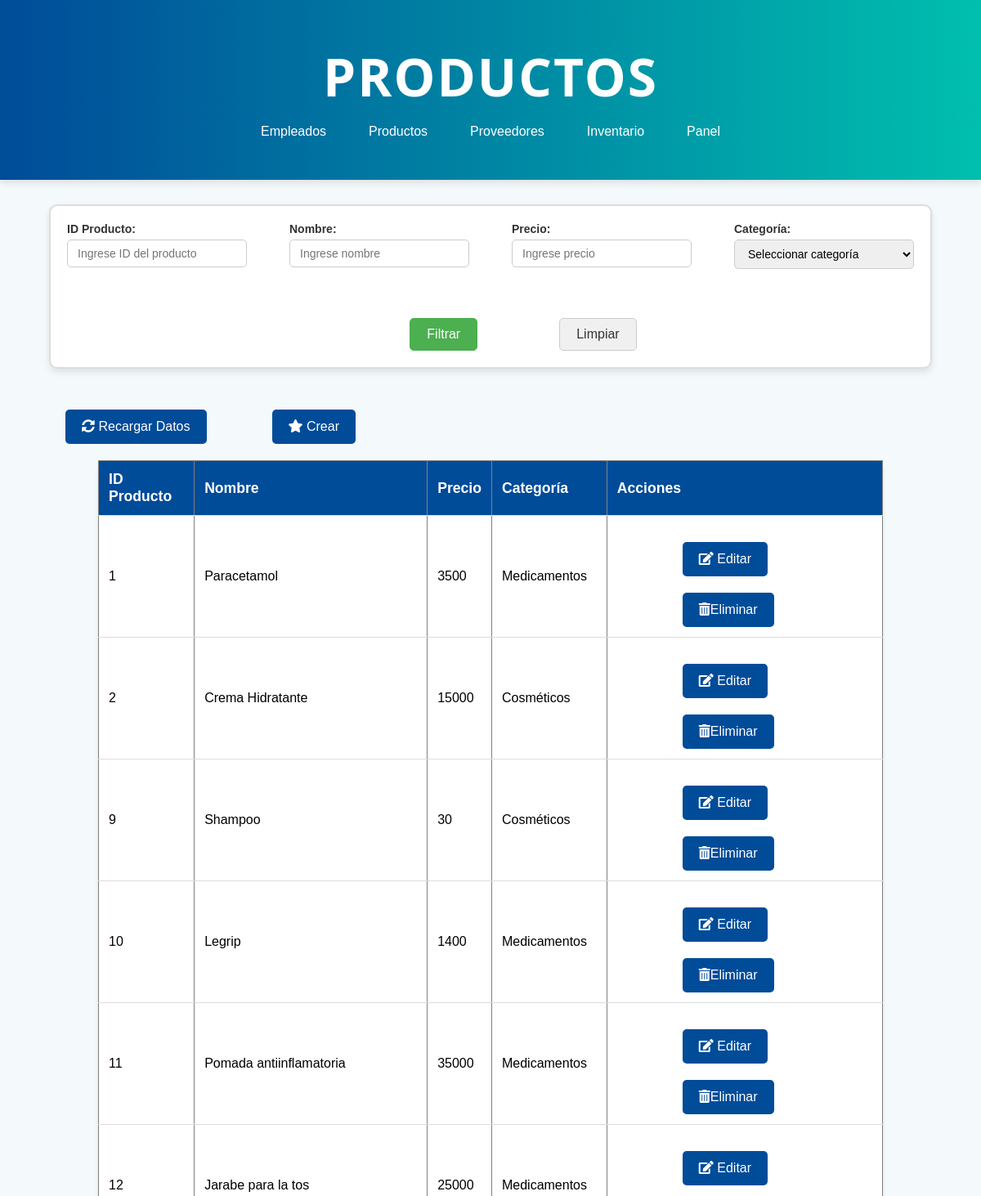
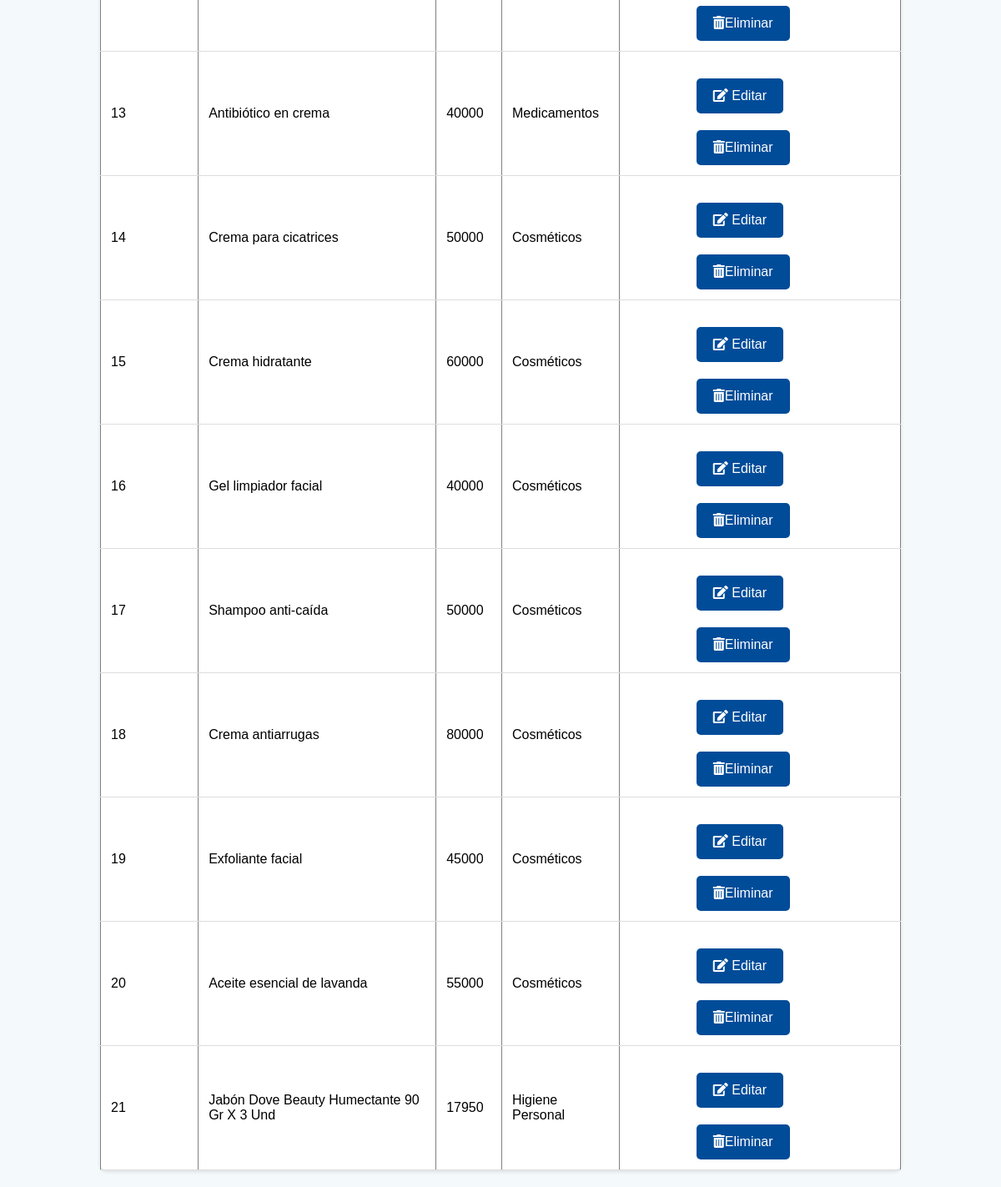
/producto.php, run on the app's committed database (2 pictures, top to bottom).
### tables this page shows
CREATE TABLE `producto` (
  `idProducto` int(11) NOT NULL,
  `nombre` varchar(255) NOT NULL,
  `precio` double NOT NULL,
  `categoriaProducto` int(11) NOT NULL,
  `eliminado` int(11) NOT NULL DEFAULT 0,
  `imagen` text NOT NULL
);

CREATE TABLE `categoriaproducto` (
  `idCategoria` int(11) NOT NULL,
  `nombre` varchar(100) NOT NULL,
  `estado` enum('ACTIVO','INACTIVO') DEFAULT 'ACTIVO',
  `descripcion` text DEFAULT NULL
);

### producto.php (the view, shortened to what this page needs)
<!DOCTYPE html>
<html lang="es">
<head>
    <link rel="stylesheet" href="css/stylesListas.css">
    <link rel="stylesheet" href="https://cdnjs.cloudflare.com/ajax/libs/font-awesome/5.15.3/css/all.min.css">
</head>
<body>
    <header class="header">
        <h1>Productos</h1>
        <nav>
            <ul>
                <li><a href="empleado.php">Empleados</a></li>
                <li><a href="producto.php">Productos</a></li>
                <li><a href="proveedor.php">Proveedores</a></li>
                <li><a href="inventario.php">Inventario</a></li>
                <li><a href="administrador.php">Panel</a></li>
            </ul>
        </nav>
    </header>
 <form method="GET" action="" id="filterForm">
        <div class="contenedor-filtros">
            <div class="formulario-filtros">
                <div class="filtro">
                    <label for="idProducto">ID Producto:</label>
                    <input type="text" name="idProducto" id="idProducto" placeholder="Ingrese ID del producto" value="<?= isset($_GET['idProducto']) ? htmlspecialchars($_GET['idProducto']) : '' ?>">
                </div>
                <div class="filtro">
                    <label for="nombre">Nombre:</label>
                    <input type="text" name="nombre" id="nombre" placeholder="Ingrese nombre" value="<?= isset($_GET['nombre']) ? htmlspecialchars($_GET['nombre']) : '' ?>">
                </div>
                <div class="filtro">
                    <label for="precio">Precio:</label>
                    <input type="number" name="precio" id="precio" placeholder="Ingrese precio" value="<?= isset($_GET['precio']) ? htmlspecialchars($_GET['precio']) : '' ?>" min="0" step="any">
                </div>
                <div class="filtro">
                    <label for="categoria">Categoría:</label>
                    <select name="categoria" id="categoria">
                        <option value="">Seleccionar categoría</option>
                    </select>
                </div>
            </div>
            <div class="botones">
                <button type="submit">Filtrar</button>
                <button type="reset" onclick="resetFilters()">Limpiar</button>
            </div>
        </div>
    </form>
    <button onclick="recargarDatos()">
    <i class="fas fa-sync-alt"></i> Recargar Datos
    <button class='crear' onclick="window.location.href='crearProductos.php'">
    <i class='fas fa-star'></i> Crear
</button>
    <table border="1">
        <thead>
            <tr>
                <th>ID Producto</th>
                <th>Nombre</th>
                <th>Precio</th>
                <th>Categoría</th>
                <th>Acciones</th>
            </tr>
        </thead>
        <tbody id="datosProducto">
            <?php
            $conn = new mysqli('localhost', 'root', '', 'drogueriasconfe');
            $sql = "SELECT p.idProducto, p.nombre, p.precio, c.nombre AS categoria
                    FROM producto p
                    JOIN categoriaProducto c ON p.categoriaProducto = c.idCategoria
                    WHERE p.eliminado = 0";
            $resultado = $conn->query($sql);
            if ($resultado->num_rows > 0) {
                while ($row = $resultado->fetch_assoc()) {
                    echo "<tr id='producto-" . $row["idProducto"] . "'>";
                    echo "<td>" . $row["idProducto"] . "</td>";
                    echo "<td>" . $row["nombre"] . "</td>";
                    echo "<td>" . $row["precio"] . "</td>";
                    echo "<td>" . $row["categoria"] . "</td>";
                    echo "<td>
                            <button onclick='editarProducto(" . $row["idProducto"] . ")'> <i class='fas fa-edit'></i> Editar</button>
                            <button onclick='eliminarProducto(" . $row["idProducto"] . ")'> <i class='fas fa-trash-alt'></i>Eliminar</button>
                          </td>";
                    echo "</tr>";
                }
            } else {
                echo "<tr><td colspan='5'>No se encontraron productos</td></tr>";
            }
            ?>
        </tbody>
    </table>
</body>
</html>

### css/stylesListas.css (style rules this page uses)
* { box-sizing: border-box; margin: 0; padding: 0; }
body { font-family: Arial, sans-serif; background-color: #f4f9fb; }
header { background: linear-gradient(to right, #004c99, #00bfae); color: white; text-align: center; padding: 50px 20px; box-shadow: 0 4px 8px rgba(0, 0, 0, 0.1); }
header h1 { font-size: 4em; font-family: 'Segoe UI', Tahoma, Geneva, Verdana, sans-serif; font-weight: 700; margin-bottom: 15px; letter-spacing: 2px; text-transform: uppercase; }
nav ul { display: flex; justify-content: center; list-style: none; }
nav ul li { margin: 0 10px; }
nav ul li a { color: #fff; text-decoration: none; padding: 0.5rem 1rem; border-radius: 5px; transition: background-color 0.3s ease; }
table { width: 80%; margin: 20px auto; border-collapse: collapse; background-color: white; box-shadow: 0 2px 4px rgba(0, 0, 0, 0.1); border-radius: 8px; }
th, td { padding: 12px; text-align: left; border-bottom: 1px solid #ddd; }
th { background-color: #004c99; color: white; font-size: 1.1em; }
button { background-color: #004c99; color: white; padding: 12px 20px; border: none; border-radius: 5px; font-size: 1em; cursor: pointer; transition: background-color 0.3s ease; margin-top: 20px; margin-left: 80px; }
.contenedor-filtros { width: 95%; display: flex; flex-direction: column; align-items: center; border: 2px solid #ddd; border-radius: 10px; padding: 20px; box-shadow: 0px 4px 8px rgba(0, 0, 0, 0.1); background-color: #fff; margin: 30px auto; }
.formulario-filtros { display: flex; flex-wrap: wrap; justify-content: space-between; gap: 10px; margin-bottom: 20px; width: 100%; }
.filtro { display: flex; flex-direction: column; width: 220px; min-width: 220px; }
.filtro input { width: 100%; }
.filtro select { padding: 8px 12px; font-size: 14px; border: 1px solid #ccc; border-radius: 5px; width: 100%; box-sizing: border-box; transition: border-color 0.3s ease; }
.contenedor-filtros { width: 90%; display: flex; flex-direction: column; align-items: center; border: 2px solid #ddd; border-radius: 10px; padding: 20px; box-shadow: 0px 4px 8px rgba(0, 0, 0, 0.1); background-color: #fff; margin: 30px auto; }
.botones { margin-top: 20px; display: flex; justify-content: center; gap: 20px; }
.botones button[type="submit"] { background-color: #4CAF50; color: white; padding: 10px 20px; border: 1px solid #4CAF50; border-radius: 5px; font-size: 16px; cursor: pointer; transition: background-color 0.3s ease; }
.botones button[type="reset"] { background-color: #f0f0f0; color: #333; padding: 10px 20px; border: 1px solid #ccc; border-radius: 5px; font-size: 16px; cursor: pointer; transition: background-color 0.3s ease; }
.filtro label { font-size: 14px; font-weight: bold; color: #333; margin-bottom: 5px; display: block; }
.filtro input { padding: 8px 12px; font-size: 14px; border: 1px solid #ccc; border-radius: 5px; width: 100%; box-sizing: border-box; transition: border-color 0.3s ease; }

### data on the page
producto: idProducto "1", nombre "Paracetamol", precio "3500", categoriaProducto.nombre "Medicamentos"
producto: idProducto "2", nombre "Crema Hidratante", precio "15000", categoriaProducto.nombre "Cosméticos"
producto: idProducto "9", nombre "Shampoo", precio "30", categoriaProducto.nombre "Cosméticos"
producto: idProducto "10", nombre "Legrip", precio "1400", categoriaProducto.nombre "Medicamentos"
producto: idProducto "11", nombre "Pomada antiinflamatoria", precio "35000", categoriaProducto.nombre "Medicamentos"
producto: idProducto "12", nombre "Jarabe para la tos", precio "25000", categoriaProducto.nombre "Medicamentos"
producto: idProducto "13", nombre "Antibiótico en crema", precio "40000", categoriaProducto.nombre "Medicamentos"
producto: idProducto "14", nombre "Crema para cicatrices", precio "50000", categoriaProducto.nombre "Cosméticos"
producto: idProducto "15", nombre "Crema hidratante", precio "60000", categoriaProducto.nombre "Cosméticos"
producto: idProducto "16", nombre "Gel limpiador facial", precio "40000", categoriaProducto.nombre "Cosméticos"
producto: idProducto "17", nombre "Shampoo anti-caída", precio "50000", categoriaProducto.nombre "Cosméticos"
producto: idProducto "18", nombre "Crema antiarrugas", precio "80000", categoriaProducto.nombre "Cosméticos"
producto: idProducto "19", nombre "Exfoliante facial", precio "45000", categoriaProducto.nombre "Cosméticos"
producto: idProducto "20", nombre "Aceite esencial de lavanda", precio "55000", categoriaProducto.nombre "Cosméticos"
producto: idProducto "21", nombre "Jabón Dove Beauty Humectante 90 Gr X 3 Und", precio "17950", categoriaProducto.nombre "Higiene Personal"
